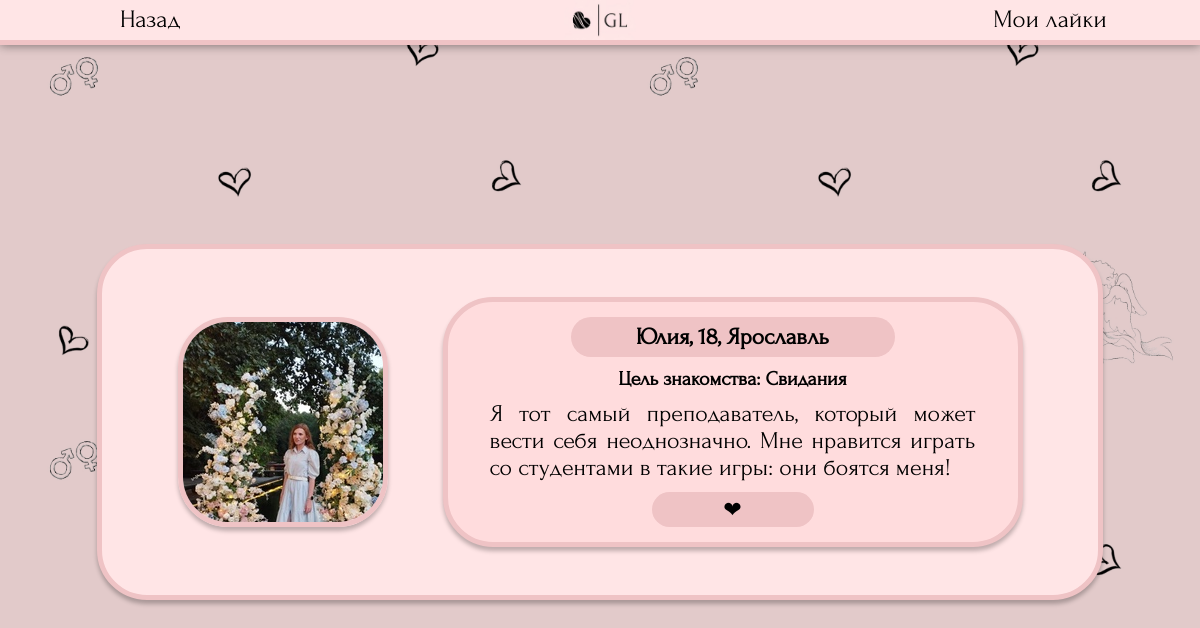
The page /searching/44/ (signed in) on the database its author committed.
### searching/models.py (models this page shows, shortened)
class Profile(models.Model):
    genders = (
        ('Парень', 'Парень'),
        ('Девушка', 'Девушка')
    )
    point_of_searching_list = (
        ('Отношения', 'Отношения'),
        ('Свидания', 'Свидания'),
        ('Дружба', 'Дружба'),
        ('Общение', 'Общение'),
    )
    name = models.CharField ('Имя', max_length=50)
    avatar = models.ImageField ('Фото', upload_to='photos/users', default='photos/default_avatar.jpg')
    age = models.IntegerField("Возраст")
    gender = models.CharField ("Пол", choices=genders, max_length=30, default=genders[0])
    point_of_searching = models.CharField ("Цель знакомства", choices=point_of_searching_list, max_length=30, default=point_of_searching_list[0])
    city = models.CharField ('Город', max_length=100, default="Не указано")
    description = models.TextField ('О себе', max_length=300)
    social = models.CharField ('Ссылка на соцсеть', max_length=50, default='@name')
    user = models.OneToOneField(User, verbose_name='Автор анкеты', on_delete=models.CASCADE)
    age_search_min = models.IntegerField("Возраст поиска (от)", default=18)
    age_search_max = models.IntegerField("Возраст поиска (до)", default=100)
    class Meta:
        verbose_name = "Анкета"
        verbose_name_plural = "Анкеты"

### searching/views.py (the view)
# urls.py: path('<int:pk>/', views.ProfileView.as_view(), name='oneprofile'), #один профиль
class ProfileView(View):
    def get(self, request, pk):
        try:
            profile = Profile.objects.get(id=pk)
            try:
                newpair = NewPair.objects.get (user1 = request.user, profile2 = profile)
                newpair.viewed1 = True
                newpair.save()
                return render(request, 'searching/profile.html', {'profile': profile, 'reply': 0, 'showsocial':1})
            except ObjectDoesNotExist:
                try:
                    newpair = NewPair.objects.get (user2 = request.user, profile1 = profile)
                    newpair.viewed2 = True
                    newpair.save()
                    return render(request, 'searching/profile.html', {'profile': profile, 'reply': 0, 'showsocial':1})
                except ObjectDoesNotExist:
                    try:
                        reaction = Reactions.objects.get (like_receiver = request.user, like_sender_profile = profile)
                        reaction.viewed = True
                        reaction.save()
                        return render(request, 'searching/profile.html', {'profile': profile, 'reply': 1, 'showsocial':0})
                    except ObjectDoesNotExist:
                        defaults = load_defaults(request)
                        if not(defaults['city'] == profile.city and defaults['gender'] != profile.gender and defaults['minage']<=profile.age<=defaults['maxage']):
                            return redirect('profiles')
                        return render(request, 'searching/profile.html', {'profile': profile, 'reply': 0, 'showsocial':0})
        except ObjectDoesNotExist:
            return redirect ('profiles')

### searching/views.py (called while the page is built)
def load_defaults(request):
    try:
        profile = Profile.objects.get(user = User.objects.get(username = request.user.username))
        return {'profileid':profile.id, 'name':profile.name, 'avatar':profile.avatar, 'city':profile.city, 'age': profile.age, 'gender': profile.gender, 'point_of_searching':profile.point_of_searching, 'social':profile.social, 'description':profile.description, 'minage':profile.age_search_min, 'maxage':profile.age_search_max}
    except ObjectDoesNotExist:
        return {'name':'', 'avatar':'', 'city':'', 'age':'', 'gender':'', 'point_of_searching':'', 'social':'', 'description':'', 'minage':'', 'maxage':''}

### templates/searching/profile.html (shortened to what this page needs)
{% load static %}
<!DOCTYPE html>
<html>
    <head>
        <link rel="stylesheet" href="{% static 'css/profile.css' %}" type="text/css">
    </head>
    <body style="font-size: 20px;">
		<header>
            <button onclick="location.href='{% if reply == 0 %}{% url 'profiles' %}{% endif %}{% if reply == 1 %}{% url 'reactions' %}{% endif %}'">Назад</button>
			<a class="logocontainer" href="{% url 'profiles' %}"><img class="mainlogo" src='{% static "css/bg_mini.jpg" %}' ></a>
            <button onclick="location.href='{% url 'reactions' %}'">Мои лайки{% if unchecked_counter > 0 %} - {{unchecked_counter}}{% endif %}</button>
        </header>
		<main>
            <div class="oneprofile">
                <img src="{{profile.avatar.url}}" style="max-width: 30%;">
                <div class="text">
                    <h3>{{profile.name}},
                    {{profile.age}},
                    {{profile.city}}</h3>
                    <h6>Цель знакомства: {{profile.point_of_searching}}</h6>
                    <p>{{profile.description}}</p>
                    <div class="buttons">
                        {% if reply == 0 and showsocial == 0 %}<button onclick="location.href='{% url 'like' profile.id %}'">❤</button>{% endif %}
                    </div>
                </div>
            </div>
        </main>
    </body>
</html>

### static/css/profile.css (style rules this page uses)
* { margin: 0; padding: 0; }
html { height: 100%; font-family: "Forum-Regular"; }
body { display: block; background-image: url("darkhearts.jpg"); background-size: 50%; font-family: "Forum-Regular"; }
header { z-index: 1; width: 100%; display: flex; float: left; justify-content: space-between; align-items: center; position: fixed; background-color: #FFE5E6; box-shadow: 0px 0px 10px rgba(0, 0, 0, 0.5); border-bottom: 5px solid #EFC3C5; z-index: 1; }
header button { font-size: 25px; height: 30px; line-height: 30px; width: 25%; background-color: rgba(0, 0, 0, 0); border: none; cursor: pointer; }
main { padding-top: 5.5vh; display: flex; justify-content: center; align-items: center; align-content: center; height: 94.5vh; }
button { font-family: "Forum-Regular"; max-height: 30px; }
.mainlogo { max-width: 100%; cursor: pointer; }
.logocontainer { max-width: 6%; display: flex; justify-self: center; }
.oneprofile { display: flex; justify-content: space-around; align-items: center; align-content: space-around; width: 75%; background: #FFE5E6; box-shadow: 0px 4px 4px 0px rgba(0, 0, 0, 0.25); padding: 4vw; border-radius: 50px; border: 5px solid #EFC3C5; }
.oneprofile img { max-height: 432px; border-radius: 50px; border: 5px solid #EFC3C5; box-shadow: 0px 4px 4px 0px rgba(0, 0, 0, 0.25); }
.oneprofile .text { display: flex; flex-flow: column; justify-content: center; align-items: center; align-content: space-between; width: 60%; background: #ffdcdd; box-shadow: 0px 4px 4px 0px rgba(0, 0, 0, 0.25); border-radius: 50px; border: 5px solid #EFC3C5; padding: 15px; }
h3 { display: flex; justify-content: center; align-items: center; min-width: 60%; min-height: 40px; background: #EFC3C5; border-radius: 50px; }
h6 { margin-top: 2%; font-size: 20px; }
.buttons { display: flex; justify-content: space-evenly; align-items: center; align-content: center; width: 100%; }
.buttons button { min-width: 30%; min-height: 35px; background: #EFC3C5; border-radius: 50px; border: 0; font-family: "Forum-Regular"; font-size: 22px; }
p { margin-top: 2%; margin-left: 5%; margin-right: 5%; margin-bottom: 2%; text-align: justify; font-size: 24px; }

### rows shown on the page
Profile: avatar (picture), name "Юлия", age "18", city "Ярославль", point_of_searching "Свидания", description "Я тот самый преподаватель, который может вести себя неоднозначно. Мне нравится играть со студентами в такие игры: они боятся меня!"
